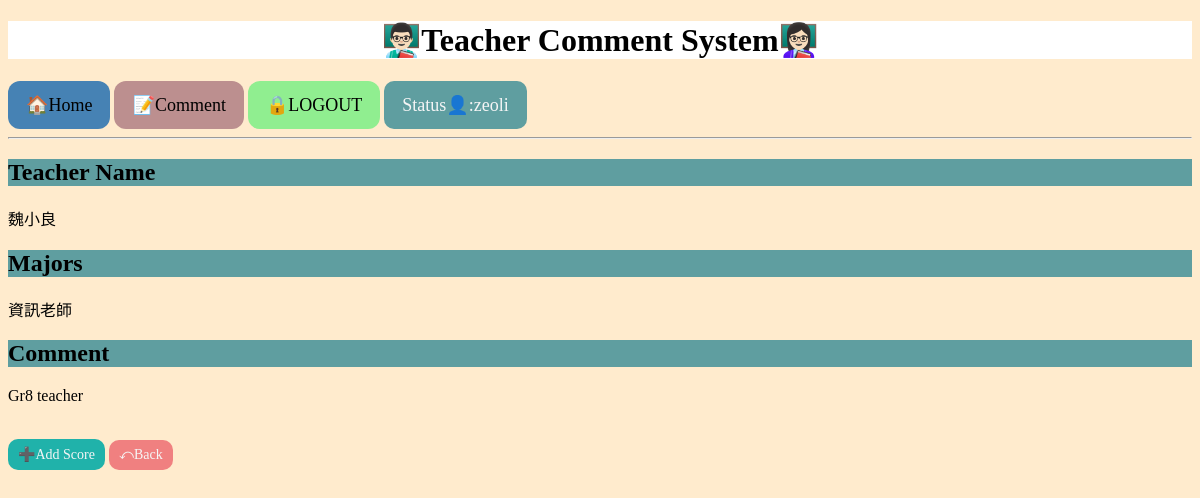
/message/11/ (signed in), run on the app's committed database.
### web/models.py (models this page shows, shortened)
class Message(models.Model):
    user = models.CharField("Teacher Name", max_length = 20)
    subject = models.CharField("Major", max_length = 10)
    content = models.TextField("Comment")
    publication_date = models.DateTimeField("Time",auto_now_add=True)

### web/views.py (the view)
# urls.py: path('<int:pk>/', MessageDetail.as_view(), name= 'msg_view'),
class MessageDetail(DetailView):
    model = Message

### web/templates/web/message_detail.html
{% extends "base.html" %}
{% block content %}
    <h2>Teacher Name</h2>
    {{ message.user }}<BR>
    <h2>Majors</h2>
    {{ message.subject }}<BR>
    <h2>Comment</h2>
    {{ message.content|linebreaks }}<BR>
    <a href = "{% url 'expense_create' message.id %}" class = button7>➕Add Score</a>
    <a href = "/message/" class = button6>⤺Back</a>
{% endblock content %}

### web/templates/base.html (shortened to what this page needs)
<!DOCTYPE html>
<html lang="en">
<head>
    <link rel="stylesheet" href="/static/style.css">
</head>
<body>
    <h1>👨🏻‍🏫Teacher Comment System👩🏻‍🏫</h1>
    <div>
        <a href = '/' class = button1>🏠Home</a>
        <a href = "{% url 'msg_create' %}" class = button2>📝Comment</a>
        {% if user.is_authenticated %}
            <a href="{% url 'logout' %}" class = button3>🔒LOGOUT</a> <a href = "https://www.instagram.com/bboyzeo711/" class = button9>Status👤:{{ user.username }}</a>
        {% else %}
            <a href="{% url 'login' %}"  class = button3>🔐LOGIN</a>
        {% endif %}
    </div>
    <hr>
    <div>
        {% block content %}{% endblock content %}
    </div>
</body>
</html>

### static/style.css (style rules this page uses)
body { background-color: blanchedalmond; }
h1 { color: black; background-color: white; text-align: center }
h2 { background-color: cadetblue; }
p { color: black; }
div { border-color: black; }
.button1 { background-color: steelblue; border: none; color: black; padding: 13px 18px; text-align: center; text-decoration: none; display: inline-block; border-radius: 12px; font-size: 18px; transition-duration: 0.4s; }
.button2 { background-color: rosybrown; border: none; color: black; padding: 13px 18px; text-align: center; text-decoration: none; display: inline-block; border-radius: 12px; font-size: 18px; transition-duration: 0.4s; }
.button3 { background-color: lightgreen; border: none; color: black; padding: 13px 18px; text-align: center; text-decoration: none; display: inline-block; border-radius: 12px; font-size: 18px; transition-duration: 0.4s; }
.button6 { background-color: lightcoral; border: none; color: whitesmoke; padding: 7px 10px; text-align: center; text-decoration: none; display: inline-block; border-radius: 10px; font-size: 14px; transition-duration: 0.4s; }
.button7 { background-color: lightseagreen; border: none; color: whitesmoke; padding: 7px 10px; text-align: center; text-decoration: none; display: inline-block; border-radius: 10px; font-size: 14px; transition-duration: 0.4s; }
.button9 { background-color: cadetblue; border: none; color: whitesmoke; padding: 13px 18px; text-align: center; text-decoration: none; display: inline-block; border-radius: 10px; font-size: 18px; transition-duration: 0.4s; }

### data on the page
Message: user "魏小良", subject "資訊老師", content "Gr8 teacher"

### other printed values
{{ user.username }} "zeoli"
